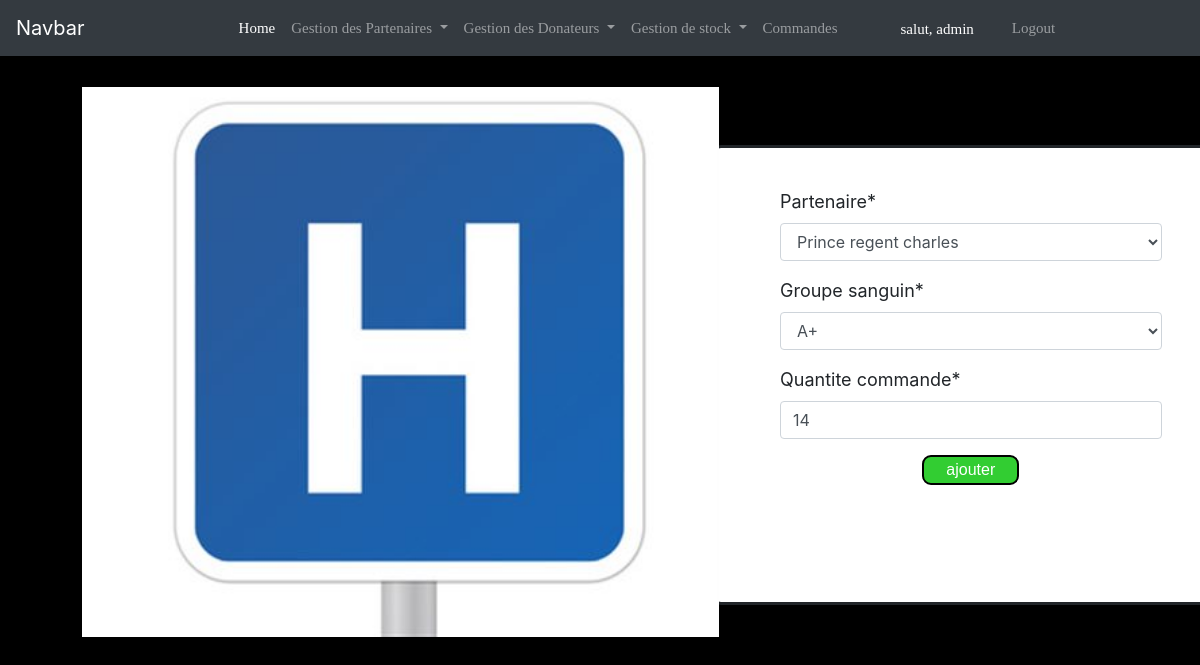
The app's page /update_commande/6/ (signed in) with its own data.
### blood_bank_app/models.py (models this page shows, shortened)
class Commande(models.Model):
	partenaire = models.ForeignKey(Hopitaux, null=True, on_delete= models.SET_NULL)
	groupe_sanguin = models.ForeignKey(Sang, null=True, on_delete= models.SET_NULL)
	date_commande = models.DateTimeField(auto_now_add=True, null=True)
	quantite_commande = models.IntegerField()

### blood_bank_app/views.py (the view)
# urls.py: path('update_commande/<str:pk>/', views.update_commande, name='update_commande'),
@login_required(login_url='login')
def update_commande(request, pk):
    commande = Commande.objects.get(id=pk)
    form = CommandeCreateForm(instance=commande)
    if request.method == 'POST':
        form = CommandeCreateForm(request.POST,instance=commande)
        if form.is_valid():
            form.save()
            return redirect('/commande')
    context = {'form': form}
    return render(request,'app/create_commande.html', context)

### blood_bank_app/forms.py
class CommandeCreateForm(forms.ModelForm):
    class Meta:
        model = Commande
        fields = ['partenaire', 'groupe_sanguin', 'quantite_commande']

### blood_bank_app/models.py (called while the page is built)
    def __str__(self):
        return self.nom

    def __str__(self):
        return self.nom

### templates/app/create_commande.html (shortened to what this page needs)
{% extends 'app/main.html' %}
{% load crispy_forms_tags %}
{% load static %}
{% block content %}
<body style="background-color: black;">
    <img src="{% static 'images/hopital.jpg' %}" alt="" style="width: 637px;height: 550px;margin-top: 31px;margin-left: 82px;">
 <div style="border-style: solid;border-radius: 9px;margin-top: -492px;width: 500px;margin-left: 712px;height: 460px;background-color: white;">
    <div class="col-lg-10 col-lg-offset-2" style="margin-left: 50px;font-size: large;margin-top: 40px;">
        <form action="" method="post">
            {{form|crispy}}
           <center><input type="submit" value="ajouter" style=" width: 97px;height: 30px;background-color: limegreen;border-style: solid;border-radius: 9px;color: white;font: icon;"></center>
        </form>
        </div>
 </div>
</body>
{% endblock %}

### templates/app/navbar.html (shortened to what this page needs)
 <!DOCTYPE html>
 <html lang="en">
 <head>
 </head>
 <body>
  <nav class="navbar navbar-expand-lg navbar-dark bg-dark">
    <a class="navbar-brand" href="{% url 'home' %}">Navbar</a>
    <div class="collapse navbar-collapse" id="navbarNav">
      <ul class="navbar-nav" style="margin-left: 130px;">
        <li class="nav-item active">
          <a class="nav-link" href="{% url 'home' %}" style="font-family: 'Dancing Script', cursive;font-size: 15px;">Home</a>
        </li>
        {% if request.user.is_staff %}
        <li class="nav-item dropdown">
          <a class="nav-link dropdown-toggle" href="#" id="navbarDropdownMenuLink" style="font-family: 'Dancing Script', cursive;font-size: 15px;" data-toggle="dropdown" aria-haspopup="true" aria-expanded="false">
           Gestion des Partenaires
          </a>
        </li>
        <li class="nav-item dropdown">
          <a class="nav-link dropdown-toggle" href="#" id="navbarDropdownMenuLink" style="font-family: 'Dancing Script', cursive;font-size: 15px;" data-toggle="dropdown" aria-haspopup="true" aria-expanded="false">
           Gestion des Donateurs
          </a>
        </li>
          <li class="nav-item dropdown">
          <a class="nav-link dropdown-toggle" href="#" id="navbarDropdownMenuLink" style="font-family: 'Dancing Script', cursive;font-size: 15px;" data-toggle="dropdown" aria-haspopup="true" aria-expanded="false">
           Gestion de stock
          </a>
        </li>
        <li class="nav-item ">
          <a class="nav-link" href="{% url 'commandes' %}" style="font-family: 'Dancing Script', cursive;font-size: 15px;">Commandes</a>
        </li>
        <span style="margin-top: 9px;margin-left: 55px;color: white;font-family: 'Dancing Script', cursive;font-size: 15px;">salut, {{request.user}}</span>
           {% endif%}
         <li class="nav-item">
            <a class="nav-link" href="{% url 'logout' %}" style="font-family: 'Dancing Script', cursive;margin-left:30px;font-size: 15px;">Logout</a>
          </li>
      </ul>
    </div>
  </nav>
 </body>
 </html>

### records on screen
Commande: partenaire "Prince regent charles", groupe_sanguin "A+", quantite_commande "14"

### other values on screen
{{ request.user }} "admin"
